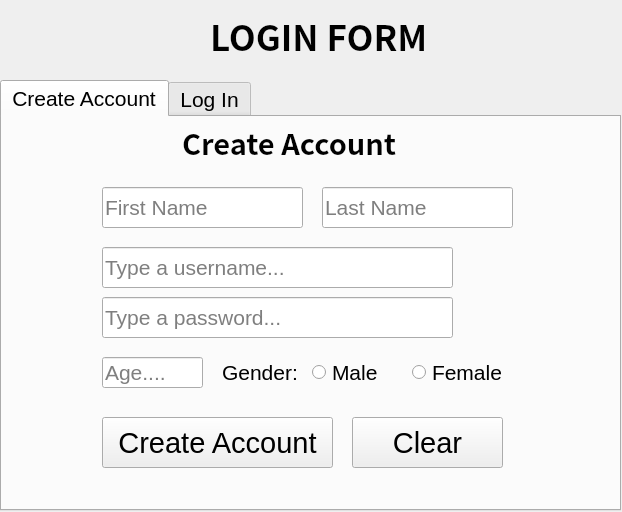
<?xml version="1.0" encoding="UTF-8"?>
<ui version="4.0">
 <class>win</class>
 <widget class="QWidget" name="win">
  <property name="geometry">
   <rect>
    <x>0</x>
    <y>0</y>
    <width>622</width>
    <height>512</height>
   </rect>
  </property>
  <property name="minimumSize">
   <size>
    <width>622</width>
    <height>512</height>
   </size>
  </property>
  <property name="maximumSize">
   <size>
    <width>622</width>
    <height>512</height>
   </size>
  </property>
  <property name="windowTitle">
   <string>Login Form</string>
  </property>
  <widget class="QLabel" name="label">
   <property name="geometry">
    <rect>
     <x>210</x>
     <y>10</y>
     <width>221</width>
     <height>51</height>
    </rect>
   </property>
   <property name="font">
    <font>
     <family>Noto Sans CJK SC</family>
     <pointsize>26</pointsize>
     <weight>75</weight>
     <bold>true</bold>
    </font>
   </property>
   <property name="text">
    <string>LOGIN FORM</string>
   </property>
  </widget>
  <widget class="QTabWidget" name="tabWidget">
   <property name="geometry">
    <rect>
     <x>0</x>
     <y>80</y>
     <width>621</width>
     <height>431</height>
    </rect>
   </property>
   <property name="font">
    <font>
     <pointsize>16</pointsize>
     <weight>50</weight>
     <bold>false</bold>
    </font>
   </property>
   <property name="currentIndex">
    <number>0</number>
   </property>
   <widget class="QWidget" name="accTab">
    <attribute name="title">
     <string>Create Account</string>
    </attribute>
    <widget class="QLabel" name="label_2">
     <property name="geometry">
      <rect>
       <x>180</x>
       <y>0</y>
       <width>271</width>
       <height>51</height>
      </rect>
     </property>
     <property name="font">
      <font>
       <family>Noto Sans CJK SC</family>
       <pointsize>22</pointsize>
       <weight>75</weight>
       <bold>true</bold>
      </font>
     </property>
     <property name="text">
      <string>Create Account </string>
     </property>
    </widget>
    <widget class="QLineEdit" name="firstname">
     <property name="geometry">
      <rect>
       <x>100</x>
       <y>70</y>
       <width>201</width>
       <height>41</height>
      </rect>
     </property>
     <property name="placeholderText">
      <string>First Name</string>
     </property>
    </widget>
    <widget class="QLineEdit" name="lastname">
     <property name="geometry">
      <rect>
       <x>320</x>
       <y>70</y>
       <width>191</width>
       <height>41</height>
      </rect>
     </property>
     <property name="placeholderText">
      <string>Last Name</string>
     </property>
    </widget>
    <widget class="QLineEdit" name="cr_username">
     <property name="geometry">
      <rect>
       <x>100</x>
       <y>130</y>
       <width>351</width>
       <height>41</height>
      </rect>
     </property>
     <property name="placeholderText">
      <string>Type a username...</string>
     </property>
    </widget>
    <widget class="QLineEdit" name="cr_password">
     <property name="geometry">
      <rect>
       <x>100</x>
       <y>180</y>
       <width>351</width>
       <height>41</height>
      </rect>
     </property>
     <property name="text">
      <string/>
     </property>
     <property name="placeholderText">
      <string>Type a password...</string>
     </property>
    </widget>
    <widget class="QLineEdit" name="cr_age">
     <property name="geometry">
      <rect>
       <x>100</x>
       <y>240</y>
       <width>101</width>
       <height>31</height>
      </rect>
     </property>
     <property name="maxLength">
      <number>2</number>
     </property>
     <property name="placeholderText">
      <string>Age....</string>
     </property>
    </widget>
    <widget class="QRadioButton" name="male_radio">
     <property name="geometry">
      <rect>
       <x>310</x>
       <y>240</y>
       <width>115</width>
       <height>31</height>
      </rect>
     </property>
     <property name="text">
      <string>Male</string>
     </property>
    </widget>
    <widget class="QRadioButton" name="female_radio">
     <property name="geometry">
      <rect>
       <x>410</x>
       <y>240</y>
       <width>115</width>
       <height>31</height>
      </rect>
     </property>
     <property name="text">
      <string>Female</string>
     </property>
    </widget>
    <widget class="QLabel" name="label_4">
     <property name="geometry">
      <rect>
       <x>220</x>
       <y>240</y>
       <width>81</width>
       <height>31</height>
      </rect>
     </property>
     <property name="text">
      <string>Gender: </string>
     </property>
    </widget>
    <widget class="QPushButton" name="createAccount">
     <property name="geometry">
      <rect>
       <x>100</x>
       <y>300</y>
       <width>231</width>
       <height>51</height>
      </rect>
     </property>
     <property name="font">
      <font>
       <pointsize>22</pointsize>
       <weight>50</weight>
       <bold>false</bold>
      </font>
     </property>
     <property name="text">
      <string>Create Account</string>
     </property>
    </widget>
    <widget class="QPushButton" name="cr_clear">
     <property name="geometry">
      <rect>
       <x>350</x>
       <y>300</y>
       <width>151</width>
       <height>51</height>
      </rect>
     </property>
     <property name="font">
      <font>
       <pointsize>22</pointsize>
       <weight>50</weight>
       <bold>false</bold>
      </font>
     </property>
     <property name="text">
      <string>Clear</string>
     </property>
    </widget>
   </widget>
   <widget class="QWidget" name="log">
    <attribute name="title">
     <string>Log In</string>
    </attribute>
    <widget class="QLabel" name="label_3">
     <property name="geometry">
      <rect>
       <x>240</x>
       <y>10</y>
       <width>301</width>
       <height>61</height>
      </rect>
     </property>
     <property name="font">
      <font>
       <family>Noto Sans CJK SC</family>
       <pointsize>26</pointsize>
       <weight>75</weight>
       <bold>true</bold>
      </font>
     </property>
     <property name="text">
      <string>Log In</string>
     </property>
    </widget>
    <widget class="QLineEdit" name="log_username">
     <property name="geometry">
      <rect>
       <x>110</x>
       <y>90</y>
       <width>401</width>
       <height>51</height>
      </rect>
     </property>
     <property name="placeholderText">
      <string>Type username here ....</string>
     </property>
    </widget>
    <widget class="QLineEdit" name="log_password">
     <property name="geometry">
      <rect>
       <x>110</x>
       <y>170</y>
       <width>401</width>
       <height>51</height>
      </rect>
     </property>
     <property name="placeholderText">
      <string>Type password here ....</string>
     </property>
    </widget>
    <widget class="QPushButton" name="log_in">
     <property name="geometry">
      <rect>
       <x>110</x>
       <y>250</y>
       <width>181</width>
       <height>51</height>
      </rect>
     </property>
     <property name="font">
      <font>
       <pointsize>22</pointsize>
      </font>
     </property>
     <property name="text">
      <string>Log In</string>
     </property>
    </widget>
    <widget class="QPushButton" name="log_clear">
     <property name="geometry">
      <rect>
       <x>320</x>
       <y>250</y>
       <width>191</width>
       <height>51</height>
      </rect>
     </property>
     <property name="font">
      <font>
       <pointsize>22</pointsize>
       <weight>50</weight>
       <italic>false</italic>
       <bold>false</bold>
      </font>
     </property>
     <property name="text">
      <string>Clear</string>
     </property>
    </widget>
   </widget>
  </widget>
 </widget>
 <resources/>
 <connections/>
</ui>
